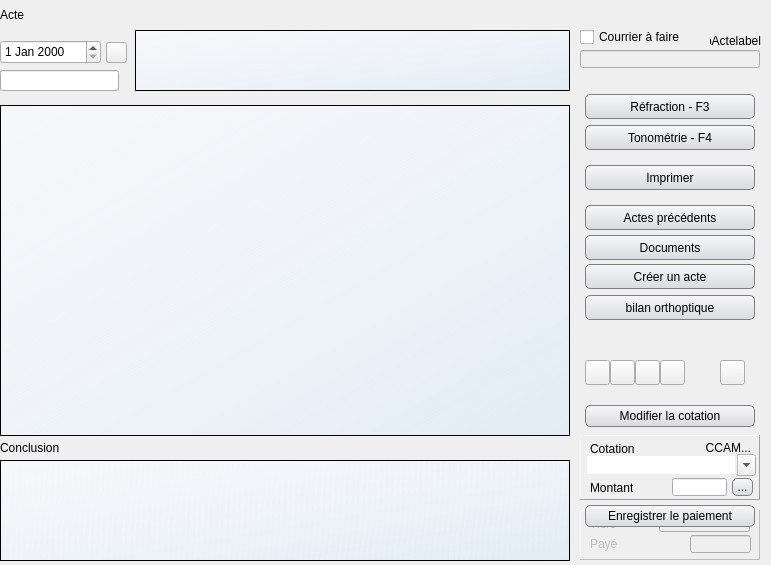
        <widget class="QFrame" name="Acteframe">
         <property name="geometry">
          <rect>
           <x>30</x>
           <y>280</y>
           <width>771</width>
           <height>565</height>
          </rect>
         </property>
         <property name="minimumSize">
          <size>
           <width>0</width>
           <height>2</height>
          </size>
         </property>
         <property name="autoFillBackground">
          <bool>false</bool>
         </property>
         <property name="styleSheet">
          <string notr="true"/>
         </property>
         <property name="frameShape">
          <enum>QFrame::NoFrame</enum>
         </property>
         <property name="frameShadow">
          <enum>QFrame::Sunken</enum>
         </property>
         <property name="lineWidth">
          <number>1</number>
         </property>
         <property name="midLineWidth">
          <number>4</number>
         </property>
         <widget class="UpTextEdit" name="ActeTextetextEdit">
          <property name="geometry">
           <rect>
            <x>0</x>
            <y>105</y>
            <width>570</width>
            <height>331</height>
           </rect>
          </property>
          <property name="contextMenuPolicy">
           <enum>Qt::CustomContextMenu</enum>
          </property>
          <property name="autoFillBackground">
           <bool>true</bool>
          </property>
          <property name="styleSheet">
           <string notr="true">background-color: qlineargradient(x1: 0, y1: 0, x2: 1, y2: 1, stop: 0 #f6f7fa, stop: 1 rgba(200, 230, 250, 50));
</string>
          </property>
          <property name="verticalScrollBarPolicy">
           <enum>Qt::ScrollBarAlwaysOff</enum>
          </property>
          <property name="horizontalScrollBarPolicy">
           <enum>Qt::ScrollBarAlwaysOff</enum>
          </property>
         </widget>
         <widget class="UpSmallButton" name="ActeSuivantpushButton">
          <property name="geometry">
           <rect>
            <x>635</x>
            <y>360</y>
            <width>25</width>
            <height>25</height>
           </rect>
          </property>
          <property name="focusPolicy">
           <enum>Qt::ClickFocus</enum>
          </property>
          <property name="toolTip">
           <string>Consultation
suivante</string>
          </property>
          <property name="text">
           <string/>
          </property>
          <property name="icon">
           <iconset resource="assets/Images/images.qrc">
            <normaloff>:/button_blue_play.png</normaloff>:/button_blue_play.png</iconset>
          </property>
          <property name="iconSize">
           <size>
            <width>30</width>
            <height>30</height>
           </size>
          </property>
          <property name="flat">
           <bool>false</bool>
          </property>
         </widget>
         <widget class="UpSmallButton" name="ActePrecedentpushButton">
          <property name="geometry">
           <rect>
            <x>610</x>
            <y>360</y>
            <width>25</width>
            <height>25</height>
           </rect>
          </property>
          <property name="focusPolicy">
           <enum>Qt::ClickFocus</enum>
          </property>
          <property name="toolTip">
           <string>Consultation
précédente</string>
          </property>
          <property name="text">
           <string/>
          </property>
          <property name="icon">
           <iconset resource="assets/Images/images.qrc">
            <normaloff>:/button_blue_rear.png</normaloff>:/button_blue_rear.png</iconset>
          </property>
          <property name="iconSize">
           <size>
            <width>30</width>
            <height>30</height>
           </size>
          </property>
          <property name="flat">
           <bool>false</bool>
          </property>
         </widget>
         <widget class="QDateEdit" name="ActeDatedateEdit">
          <property name="geometry">
           <rect>
            <x>0</x>
            <y>40</y>
            <width>101</width>
            <height>24</height>
           </rect>
          </property>
          <property name="focusPolicy">
           <enum>Qt::StrongFocus</enum>
          </property>
         </widget>
         <widget class="UpTextEdit" name="ActeMotiftextEdit">
          <property name="geometry">
           <rect>
            <x>135</x>
            <y>30</y>
            <width>435</width>
            <height>61</height>
           </rect>
          </property>
          <property name="contextMenuPolicy">
           <enum>Qt::CustomContextMenu</enum>
          </property>
          <property name="autoFillBackground">
           <bool>true</bool>
          </property>
          <property name="styleSheet">
           <string notr="true">background-color: qlineargradient(x1: 0, y1: 0, x2: 1, y2: 1, stop: 0 #f6f7fa, stop: 1 rgba(200, 230, 250, 50));</string>
          </property>
          <property name="verticalScrollBarPolicy">
           <enum>Qt::ScrollBarAlwaysOff</enum>
          </property>
          <property name="horizontalScrollBarPolicy">
           <enum>Qt::ScrollBarAlwaysOff</enum>
          </property>
         </widget>
         <widget class="UpTextEdit" name="ActeConclusiontextEdit">
          <property name="geometry">
           <rect>
            <x>0</x>
            <y>460</y>
            <width>570</width>
            <height>101</height>
           </rect>
          </property>
          <property name="contextMenuPolicy">
           <enum>Qt::CustomContextMenu</enum>
          </property>
          <property name="autoFillBackground">
           <bool>true</bool>
          </property>
          <property name="styleSheet">
           <string notr="true">background-color: qlineargradient(x1: 0, y1: 0, x2: 1, y2: 1, stop: 0 #f6f7fa, stop: 1 rgba(200, 230, 250, 50));</string>
          </property>
          <property name="verticalScrollBarPolicy">
           <enum>Qt::ScrollBarAlwaysOff</enum>
          </property>
          <property name="horizontalScrollBarPolicy">
           <enum>Qt::ScrollBarAlwaysOff</enum>
          </property>
         </widget>
         <widget class="UpSmallButton" name="PremierActepushButton">
          <property name="geometry">
           <rect>
            <x>585</x>
            <y>360</y>
            <width>25</width>
            <height>25</height>
           </rect>
          </property>
          <property name="focusPolicy">
           <enum>Qt::ClickFocus</enum>
          </property>
          <property name="toolTip">
           <string>Premier
acte</string>
          </property>
          <property name="text">
           <string/>
          </property>
          <property name="icon">
           <iconset resource="assets/Images/images.qrc">
            <normaloff>:/button_blue_first.png</normaloff>:/button_blue_first.png</iconset>
          </property>
          <property name="iconSize">
           <size>
            <width>30</width>
            <height>30</height>
           </size>
          </property>
          <property name="flat">
           <bool>false</bool>
          </property>
         </widget>
         <widget class="UpSmallButton" name="DernierActepushButton">
          <property name="geometry">
           <rect>
            <x>660</x>
            <y>360</y>
            <width>25</width>
            <height>25</height>
           </rect>
          </property>
          <property name="focusPolicy">
           <enum>Qt::ClickFocus</enum>
          </property>
          <property name="toolTip">
           <string>Dernier
acte</string>
          </property>
          <property name="text">
           <string/>
          </property>
          <property name="icon">
           <iconset resource="assets/Images/images.qrc">
            <normaloff>:/button_blue_last.png</normaloff>:/button_blue_last.png</iconset>
          </property>
          <property name="iconSize">
           <size>
            <width>30</width>
            <height>30</height>
           </size>
          </property>
          <property name="flat">
           <bool>false</bool>
          </property>
         </widget>
         <widget class="UpSmallButton" name="SupprimeActepushButton">
          <property name="geometry">
           <rect>
            <x>720</x>
            <y>360</y>
            <width>25</width>
            <height>25</height>
           </rect>
          </property>
          <property name="focusPolicy">
           <enum>Qt::ClickFocus</enum>
          </property>
          <property name="toolTip">
           <string>Supprimer cet acte</string>
          </property>
          <property name="text">
           <string/>
          </property>
          <property name="icon">
           <iconset resource="assets/Images/images.qrc">
            <normaloff>:/trash.png</normaloff>:/trash.png</iconset>
          </property>
          <property name="iconSize">
           <size>
            <width>30</width>
            <height>30</height>
           </size>
          </property>
          <property name="flat">
           <bool>false</bool>
          </property>
         </widget>
         <widget class="QFrame" name="Comptaframe">
          <property name="enabled">
           <bool>false</bool>
          </property>
          <property name="geometry">
           <rect>
            <x>580</x>
            <y>510</y>
            <width>180</width>
            <height>50</height>
           </rect>
          </property>
          <property name="frameShape">
           <enum>QFrame::Panel</enum>
          </property>
          <property name="frameShadow">
           <enum>QFrame::Raised</enum>
          </property>
          <widget class="QLabel" name="PaiementLabel">
           <property name="geometry">
            <rect>
             <x>10</x>
             <y>5</y>
             <width>50</width>
             <height>18</height>
            </rect>
           </property>
           <property name="text">
            <string>Tiers</string>
           </property>
          </widget>
          <widget class="QLabel" name="PayeLabel">
           <property name="geometry">
            <rect>
             <x>10</x>
             <y>25</y>
             <width>50</width>
             <height>18</height>
            </rect>
           </property>
           <property name="text">
            <string>Payé</string>
           </property>
          </widget>
          <widget class="UpLineEdit" name="PaiementlineEdit">
           <property name="geometry">
            <rect>
             <x>79</x>
             <y>4</y>
             <width>91</width>
             <height>18</height>
            </rect>
           </property>
           <property name="focusPolicy">
            <enum>Qt::NoFocus</enum>
           </property>
           <property name="alignment">
            <set>Qt::AlignCenter</set>
           </property>
          </widget>
          <widget class="UpLineEdit" name="PayelineEdit">
           <property name="geometry">
            <rect>
             <x>110</x>
             <y>25</y>
             <width>61</width>
             <height>18</height>
            </rect>
           </property>
          </widget>
         </widget>
         <widget class="QCheckBox" name="CourrierAFairecheckBox">
          <property name="geometry">
           <rect>
            <x>580</x>
            <y>27</y>
            <width>121</width>
            <height>20</height>
           </rect>
          </property>
          <property name="focusPolicy">
           <enum>Qt::NoFocus</enum>
          </property>
          <property name="text">
           <string>Courrier à faire</string>
          </property>
         </widget>
         <widget class="UpLineEdit" name="AgelineEdit">
          <property name="geometry">
           <rect>
            <x>0</x>
            <y>70</y>
            <width>119</width>
            <height>21</height>
           </rect>
          </property>
          <property name="focusPolicy">
           <enum>Qt::NoFocus</enum>
          </property>
          <property name="alignment">
           <set>Qt::AlignCenter</set>
          </property>
          <property name="readOnly">
           <bool>true</bool>
          </property>
         </widget>
         <widget class="UpPushButton" name="RefractionpushButton">
          <property name="geometry">
           <rect>
            <x>580</x>
            <y>89</y>
            <width>180</width>
            <height>35</height>
           </rect>
          </property>
          <property name="focusPolicy">
           <enum>Qt::ClickFocus</enum>
          </property>
          <property name="toolTip">
           <string>Refraction</string>
          </property>
          <property name="styleSheet">
           <string notr="true">QPushButton
{
border: 1px solid gray; border-radius: 5px; margin-left: 5px; margin-right: 5px;  margin-top: 5px; margin-bottom: 5px;
padding-left: 1px; padding-right: 1px; padding-top: 1px; padding-bottom: 1px;
qproperty-flat: false;
color : #000000;
background-color: qlineargradient(x1: 0, y1: 0, x2: 0, y2: 1, stop: 0 #f6f7fa, stop: 1 #dadbde);
}
QPushButton:focus
{
color : #000000; border: 2px solid rgb(164, 205, 255); border-radius: 5px;
}
QPushButton:pressed
{
color : gray; background-color: rgb(175, 175, 175);
}
QPushButton:!enabled
{
color : gray;
}</string>
          </property>
          <property name="text">
           <string>Réfraction - F3</string>
          </property>
          <property name="icon">
           <iconset resource="assets/Images/images.qrc">
            <normaloff>:/LunettesRondes.png</normaloff>:/LunettesRondes.png</iconset>
          </property>
          <property name="iconSize">
           <size>
            <width>25</width>
            <height>25</height>
           </size>
          </property>
          <property name="autoDefault">
           <bool>false</bool>
          </property>
          <property name="flat">
           <bool>false</bool>
          </property>
         </widget>
         <widget class="UpPushButton" name="TonometriepushButton">
          <property name="geometry">
           <rect>
            <x>580</x>
            <y>120</y>
            <width>180</width>
            <height>35</height>
           </rect>
          </property>
          <property name="focusPolicy">
           <enum>Qt::ClickFocus</enum>
          </property>
          <property name="toolTip">
           <string>Tonometrie</string>
          </property>
          <property name="styleSheet">
           <string notr="true">QPushButton
{
border: 1px solid gray; border-radius: 5px; margin-left: 5px; margin-right: 5px;  margin-top: 5px; margin-bottom: 5px;
padding-left: 1px; padding-right: 1px; padding-top: 1px; padding-bottom: 1px;
qproperty-flat: false;
color : #000000;
background-color: qlineargradient(x1: 0, y1: 0, x2: 0, y2: 1, stop: 0 #f6f7fa, stop: 1 #dadbde);
}
QPushButton:focus
{
color : #000000; border: 2px solid rgb(164, 205, 255); border-radius: 5px;
}
QPushButton:pressed
{
color : gray; background-color: rgb(175, 175, 175);
}
QPushButton:!enabled
{
color : gray;
}
</string>
          </property>
          <property name="text">
           <string>Tonométrie - F4</string>
          </property>
          <property name="icon">
           <iconset resource="assets/Images/images.qrc">
            <normaloff>:/Tonometrie2.png</normaloff>:/Tonometrie2.png</iconset>
          </property>
          <property name="iconSize">
           <size>
            <width>20</width>
            <height>20</height>
           </size>
          </property>
          <property name="autoDefault">
           <bool>false</bool>
          </property>
          <property name="flat">
           <bool>false</bool>
          </property>
         </widget>
         <widget class="QFrame" name="Cotationframe">
          <property name="geometry">
           <rect>
            <x>580</x>
            <y>435</y>
            <width>180</width>
            <height>65</height>
           </rect>
          </property>
          <property name="frameShape">
           <enum>QFrame::Panel</enum>
          </property>
          <property name="frameShadow">
           <enum>QFrame::Raised</enum>
          </property>
          <widget class="UpLineEdit" name="ActeMontantlineEdit">
           <property name="geometry">
            <rect>
             <x>92</x>
             <y>43</y>
             <width>55</width>
             <height>18</height>
            </rect>
           </property>
          </widget>
          <widget class="QLabel" name="ActeCotationLabel">
           <property name="geometry">
            <rect>
             <x>10</x>
             <y>5</y>
             <width>60</width>
             <height>18</height>
            </rect>
           </property>
           <property name="text">
            <string>Cotation</string>
           </property>
          </widget>
          <widget class="QLabel" name="ActeMontantLabel">
           <property name="geometry">
            <rect>
             <x>10</x>
             <y>44</y>
             <width>90</width>
             <height>18</height>
            </rect>
           </property>
           <property name="text">
            <string>Montant</string>
           </property>
          </widget>
          <widget class="UpComboBox" name="ActeCotationcomboBox">
           <property name="geometry">
            <rect>
             <x>5</x>
             <y>19</y>
             <width>171</width>
             <height>22</height>
            </rect>
           </property>
           <property name="baseSize">
            <size>
             <width>0</width>
             <height>0</height>
            </size>
           </property>
           <property name="editable">
            <bool>true</bool>
           </property>
           <property name="insertPolicy">
            <enum>QComboBox::NoInsert</enum>
           </property>
           <property name="frame">
            <bool>false</bool>
           </property>
          </widget>
          <widget class="UpPushButton" name="BasculerMontantpushButton">
           <property name="geometry">
            <rect>
             <x>147</x>
             <y>38</y>
             <width>31</width>
             <height>28</height>
            </rect>
           </property>
           <property name="focusPolicy">
            <enum>Qt::NoFocus</enum>
           </property>
           <property name="styleSheet">
            <string notr="true">QPushButton
{
border: 1px solid gray; border-radius: 5px; margin-left: 5px; margin-right: 5px;  margin-top: 5px; margin-bottom: 5px;
padding-left: 1px; padding-right: 1px; padding-top: 1px; padding-bottom: 1px;
qproperty-flat: false;
color : #000000;
background-color: qlineargradient(x1: 0, y1: 0, x2: 0, y2: 1, stop: 0 #f6f7fa, stop: 1 #dadbde);
}
QPushButton:focus
{
color : #000000; border: 2px solid rgb(164, 205, 255); border-radius: 5px;
}
QPushButton:pressed
{
color : gray; background-color: rgb(175, 175, 175);
}
QPushButton:!enabled
{
color : gray;
}
</string>
           </property>
           <property name="text">
            <string>...</string>
           </property>
          </widget>
          <widget class="QLabel" name="CCAMlinklabel">
           <property name="geometry">
            <rect>
             <x>111</x>
             <y>5</y>
             <width>60</width>
             <height>16</height>
            </rect>
           </property>
           <property name="mouseTracking">
            <bool>false</bool>
           </property>
           <property name="text">
            <string>CCAM...</string>
           </property>
           <property name="alignment">
            <set>Qt::AlignRight|Qt::AlignTrailing|Qt::AlignVCenter</set>
           </property>
           <property name="openExternalLinks">
            <bool>false</bool>
           </property>
          </widget>
         </widget>
         <widget class="UpPushButton" name="CreerActepushButton">
          <property name="geometry">
           <rect>
            <x>580</x>
            <y>259</y>
            <width>180</width>
            <height>35</height>
           </rect>
          </property>
          <property name="focusPolicy">
           <enum>Qt::ClickFocus</enum>
          </property>
          <property name="toolTip">
           <string>Créer un nouvel acte</string>
          </property>
          <property name="styleSheet">
           <string notr="true">QPushButton
{
border: 1px solid gray; border-radius: 5px; margin-left: 5px; margin-right: 5px;  margin-top: 5px; margin-bottom: 5px;
padding-left: 1px; padding-right: 1px; padding-top: 1px; padding-bottom: 1px;
qproperty-flat: false;
color : #000000;
background-color: qlineargradient(x1: 0, y1: 0, x2: 0, y2: 1, stop: 0 #f6f7fa, stop: 1 #dadbde);
}
QPushButton:focus
{
color : #000000; border: 2px solid rgb(164, 205, 255); border-radius: 5px;
}
QPushButton:pressed
{
color : gray; background-color: rgb(175, 175, 175);
}
QPushButton:!enabled
{
color : gray;
}
</string>
          </property>
          <property name="text">
           <string>Créer un acte</string>
          </property>
          <property name="icon">
           <iconset resource="assets/Images/images.qrc">
            <normaloff>:/nouveau_dossier.jpg</normaloff>:/nouveau_dossier.jpg</iconset>
          </property>
          <property name="iconSize">
           <size>
            <width>20</width>
            <height>20</height>
           </size>
          </property>
          <property name="flat">
           <bool>false</bool>
          </property>
         </widget>
         <widget class="UpPushButton" name="OuvreActesPrecspushButton">
          <property name="geometry">
           <rect>
            <x>580</x>
            <y>200</y>
            <width>180</width>
            <height>35</height>
           </rect>
          </property>
          <property name="focusPolicy">
           <enum>Qt::ClickFocus</enum>
          </property>
          <property name="toolTip">
           <string>Voir les consultations précédentes</string>
          </property>
          <property name="styleSheet">
           <string notr="true">QPushButton
{
border: 1px solid gray; border-radius: 5px; margin-left: 5px; margin-right: 5px;  margin-top: 5px; margin-bottom: 5px;
padding-left: 1px; padding-right: 1px; padding-top: 1px; padding-bottom: 1px;
qproperty-flat: false;
color : #000000;
background-color: qlineargradient(x1: 0, y1: 0, x2: 0, y2: 1, stop: 0 #f6f7fa, stop: 1 #dadbde);
}
QPushButton:focus
{
color : #000000; border: 2px solid rgb(164, 205, 255); border-radius: 5px;
}
QPushButton:pressed
{
color : gray; background-color: rgb(175, 175, 175);
}
QPushButton:!enabled
{
color : gray;
}
</string>
          </property>
          <property name="text">
           <string>Actes précédents</string>
          </property>
          <property name="icon">
           <iconset resource="assets/Images/images.qrc">
            <normaloff>:/listedossiers.jpg</normaloff>:/listedossiers.jpg</iconset>
          </property>
          <property name="iconSize">
           <size>
            <width>20</width>
            <height>20</height>
           </size>
          </property>
          <property name="flat">
           <bool>false</bool>
          </property>
         </widget>
         <widget class="UpPushButton" name="OuvrirDocumentpushButton">
          <property name="geometry">
           <rect>
            <x>580</x>
            <y>160</y>
            <width>180</width>
            <height>35</height>
           </rect>
          </property>
          <property name="focusPolicy">
           <enum>Qt::ClickFocus</enum>
          </property>
          <property name="toolTip">
           <string>Imprimer un document</string>
          </property>
          <property name="styleSheet">
           <string notr="true">QPushButton
{
border: 1px solid gray; border-radius: 5px; margin-left: 5px; margin-right: 5px;  margin-top: 5px; margin-bottom: 5px;
padding-left: 1px; padding-right: 1px; padding-top: 1px; padding-bottom: 1px;
qproperty-flat: false;
color : #000000;
background-color: qlineargradient(x1: 0, y1: 0, x2: 0, y2: 1, stop: 0 #f6f7fa, stop: 1 #dadbde);
}
QPushButton:focus
{
color : #000000; border: 2px solid rgb(164, 205, 255); border-radius: 5px;
}
QPushButton:pressed
{
color : gray; background-color: rgb(175, 175, 175);
}
QPushButton:!enabled
{
color : gray;
}
</string>
          </property>
          <property name="text">
           <string>Imprimer</string>
          </property>
          <property name="icon">
           <iconset resource="assets/Images/images.qrc">
            <normaloff>:/Imprimer.png</normaloff>:/Imprimer.png</iconset>
          </property>
          <property name="iconSize">
           <size>
            <width>24</width>
            <height>24</height>
           </size>
          </property>
          <property name="flat">
           <bool>false</bool>
          </property>
         </widget>
         <widget class="UpPushButton" name="ModifierCotationActepushButton">
          <property name="enabled">
           <bool>true</bool>
          </property>
          <property name="geometry">
           <rect>
            <x>580</x>
            <y>400</y>
            <width>180</width>
            <height>32</height>
           </rect>
          </property>
          <property name="focusPolicy">
           <enum>Qt::ClickFocus</enum>
          </property>
          <property name="styleSheet">
           <string notr="true">QPushButton
{
border: 1px solid gray; border-radius: 5px; margin-left: 5px; margin-right: 5px;  margin-top: 5px; margin-bottom: 5px;
padding-left: 1px; padding-right: 1px; padding-top: 1px; padding-bottom: 1px;
qproperty-flat: false;
color : #000000;
background-color: qlineargradient(x1: 0, y1: 0, x2: 0, y2: 1, stop: 0 #f6f7fa, stop: 1 #dadbde);
}
QPushButton:focus
{
color : #000000; border: 2px solid rgb(164, 205, 255); border-radius: 5px;
}
QPushButton:pressed
{
color : gray; background-color: rgb(175, 175, 175);
}
QPushButton:!enabled
{
color : gray;
}
</string>
          </property>
          <property name="text">
           <string>Modifier la cotation</string>
          </property>
         </widget>
         <widget class="QLabel" name="label_9">
          <property name="geometry">
           <rect>
            <x>0</x>
            <y>440</y>
            <width>101</width>
            <height>16</height>
           </rect>
          </property>
          <property name="text">
           <string>Conclusion</string>
          </property>
         </widget>
         <widget class="UpPushButton" name="EnregistrePaiementpushButton">
          <property name="geometry">
           <rect>
            <x>580</x>
            <y>500</y>
            <width>180</width>
            <height>32</height>
           </rect>
          </property>
          <property name="focusPolicy">
           <enum>Qt::NoFocus</enum>
          </property>
          <property name="styleSheet">
           <string notr="true">QPushButton
{
border: 1px solid gray; border-radius: 5px; margin-left: 5px; margin-right: 5px;  margin-top: 5px; margin-bottom: 5px;
padding-left: 1px; padding-right: 1px; padding-top: 1px; padding-bottom: 1px;
qproperty-flat: false;
color : #000000;
background-color: qlineargradient(x1: 0, y1: 0, x2: 0, y2: 1, stop: 0 #f6f7fa, stop: 1 #dadbde);
}
QPushButton:focus
{
color : #000000; border: 2px solid rgb(164, 205, 255); border-radius: 5px;
}
QPushButton:pressed
{
color : gray; background-color: rgb(175, 175, 175);
}
QPushButton:!enabled
{
color : gray;
}
</string>
          </property>
          <property name="text">
           <string>Enregistrer le paiement</string>
          </property>
         </widget>
         <widget class="UpPushButton" name="CreerBOpushButton">
          <property name="geometry">
           <rect>
            <x>580</x>
            <y>290</y>
            <width>180</width>
            <height>35</height>
           </rect>
          </property>
          <property name="focusPolicy">
           <enum>Qt::ClickFocus</enum>
          </property>
          <property name="toolTip">
           <string>Bilan orthoptique</string>
          </property>
          <property name="styleSheet">
           <string notr="true">QPushButton
{
border: 1px solid gray; border-radius: 5px; margin-left: 5px; margin-right: 5px;  margin-top: 5px; margin-bottom: 5px;
padding-left: 1px; padding-right: 1px; padding-top: 1px; padding-bottom: 1px;
qproperty-flat: false;
color : #000000;
background-color: qlineargradient(x1: 0, y1: 0, x2: 0, y2: 1, stop: 0 #f6f7fa, stop: 1 #dadbde);
}
QPushButton:focus
{
color : #000000; border: 2px solid rgb(164, 205, 255); border-radius: 5px;
}
QPushButton:pressed
{
color : gray; background-color: rgb(175, 175, 175);
}
QPushButton:!enabled
{
color : gray;
}
</string>
          </property>
          <property name="text">
           <string>bilan orthoptique</string>
          </property>
          <property name="icon">
           <iconset resource="assets/Images/images.qrc">
            <normaloff>:/orthoptist.png</normaloff>:/orthoptist.png</iconset>
          </property>
          <property name="iconSize">
           <size>
            <width>20</width>
            <height>20</height>
           </size>
          </property>
          <property name="flat">
           <bool>false</bool>
          </property>
         </widget>
         <widget class="QLabel" name="NoActelabel">
          <property name="geometry">
           <rect>
            <x>710</x>
            <y>31</y>
            <width>51</width>
            <height>20</height>
           </rect>
          </property>
          <property name="text">
           <string>NoActelabel</string>
          </property>
          <property name="alignment">
           <set>Qt::AlignRight|Qt::AlignTrailing|Qt::AlignVCenter</set>
          </property>
         </widget>
         <widget class="UpLineEdit" name="CreeParlineEdit">
          <property name="enabled">
           <bool>false</bool>
          </property>
          <property name="geometry">
           <rect>
            <x>580</x>
            <y>50</y>
            <width>180</width>
            <height>18</height>
           </rect>
          </property>
          <property name="focusPolicy">
           <enum>Qt::NoFocus</enum>
          </property>
          <property name="contextMenuPolicy">
           <enum>Qt::NoContextMenu</enum>
          </property>
          <property name="acceptDrops">
           <bool>false</bool>
          </property>
          <property name="alignment">
           <set>Qt::AlignCenter</set>
          </property>
          <property name="readOnly">
           <bool>true</bool>
          </property>
         </widget>
         <widget class="QLabel" name="label_16">
          <property name="geometry">
           <rect>
            <x>0</x>
            <y>7</y>
            <width>51</width>
            <height>16</height>
           </rect>
          </property>
          <property name="text">
           <string>Acte</string>
          </property>
         </widget>
         <widget class="QPushButton" name="ModifDatepushButton">
          <property name="geometry">
           <rect>
            <x>106</x>
            <y>42</y>
            <width>21</width>
            <height>21</height>
           </rect>
          </property>
          <property name="focusPolicy">
           <enum>Qt::NoFocus</enum>
          </property>
          <property name="text">
           <string/>
          </property>
          <property name="icon">
           <iconset resource="assets/Images/images.qrc">
            <normaloff>:/calendar2.png</normaloff>:/calendar2.png</iconset>
          </property>
         </widget>
         <widget class="UpPushButton" name="OuvreDocsExternespushButton">
          <property name="geometry">
           <rect>
            <x>580</x>
            <y>230</y>
            <width>180</width>
            <height>35</height>
           </rect>
          </property>
          <property name="focusPolicy">
           <enum>Qt::ClickFocus</enum>
          </property>
          <property name="toolTip">
           <string>Voir les documents</string>
          </property>
          <property name="styleSheet">
           <string notr="true">QPushButton
{
border: 1px solid gray; border-radius: 5px; margin-left: 5px; margin-right: 5px;  margin-top: 5px; margin-bottom: 5px;
padding-left: 1px; padding-right: 1px; padding-top: 1px; padding-bottom: 1px;
qproperty-flat: false;
color : #000000;
background-color: qlineargradient(x1: 0, y1: 0, x2: 0, y2: 1, stop: 0 #f6f7fa, stop: 1 #dadbde);
}
QPushButton:focus
{
color : #000000; border: 2px solid rgb(164, 205, 255); border-radius: 5px;
}
QPushButton:pressed
{
color : gray; background-color: rgb(175, 175, 175);
}
QPushButton:!enabled
{
color : gray;
}
</string>
          </property>
          <property name="text">
           <string>Documents</string>
          </property>
          <property name="icon">
           <iconset resource="assets/Images/images.qrc">
            <normaloff>:/Archives.png</normaloff>:/Archives.png</iconset>
          </property>
          <property name="iconSize">
           <size>
            <width>20</width>
            <height>20</height>
           </size>
          </property>
          <property name="flat">
           <bool>false</bool>
          </property>
         </widget>
        </widget>
